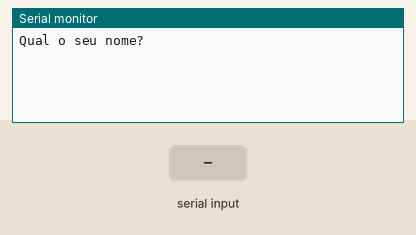
Simulated run of this sketch. Board: Arduino Uno, built with avr-gcc and run on an emulated ATmega328P. On the bench: the last lines printed to the serial monitor. Inputs (shaded band) come from the test bench.

Above: at 1.2 s.
1.3 s: "90,45\n" received over Serial
At 3.3 s:
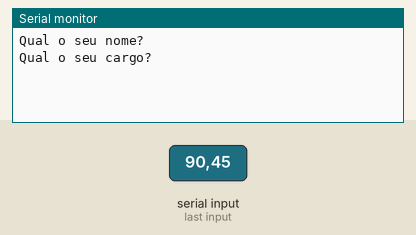
3.8 s: "30,150\n" received over Serial
At 5.2 s:
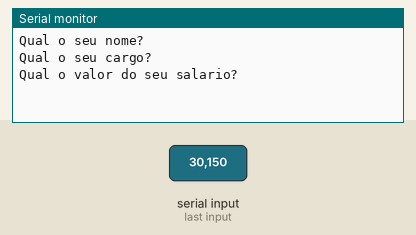
6.3 s: "5\n" received over Serial
At 7.1 s:
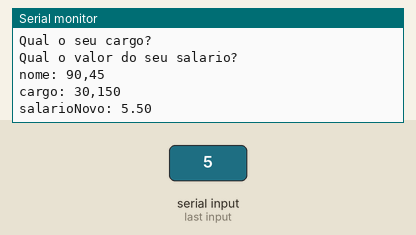

Measured:
- after the input at 1.3 s, the serial monitor: prints a new line after 1.0 s (image 1)
- after the input at 3.8 s, the serial monitor: prints a new line after 1.0 s (image 2)
- after the input at 6.3 s, the serial monitor: prints a new line at once (image 3)

The sketch:

lpmb_71.ino
```cpp
//Faça um programa que receba o nome, cargo e salário de um funcionário. Calcule o
//salário acrescido de 10%. Ao final exiba o nome, o cargo e o novo salário desse
//funcionário.
//
//Declaracao de variaveis

String nome = " ";
String cargo = " ";
float salario = 0;
float salarioNovo = 0;

void setup()
{
 Serial.begin(9600);
}

void loop()
{
 //Entrada
 Serial.println("Qual o seu nome?");//mostra a msg na tela
 while ( !Serial.available() );// espera o usuario dar <Enter>
 nome = Serial.readString();//Transforma o nome digitados em texto

 Serial.println("Qual o seu cargo?");//mostra a msg na tela
 while ( !Serial.available() );// espera o usuario dar <Enter>
 cargo = Serial.readString();//Transforma o nome digitados em texto

 Serial.println("Qual o valor do seu salario?");//mostra a msg na tela
 while ( !Serial.available() );// espera o usuario dar <Enter>
 salario = Serial.parseFloat();//Transforma o numero digitados em numero

 //Processamento

 (salarioNovo = salario * 1.10);

 //Saida
  Serial.println ("nome: " + String(nome));
  Serial.println ("cargo: " + String(cargo));
  Serial.print ("salarioNovo: ");
  Serial.println (salarioNovo, 2);

  delay(1000); // Wait for 1000 millisecond(s)

}
```
